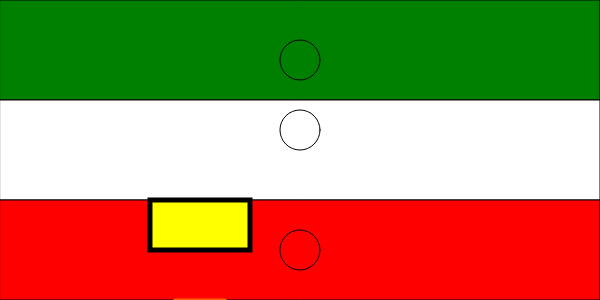
Frame 1 (no input)
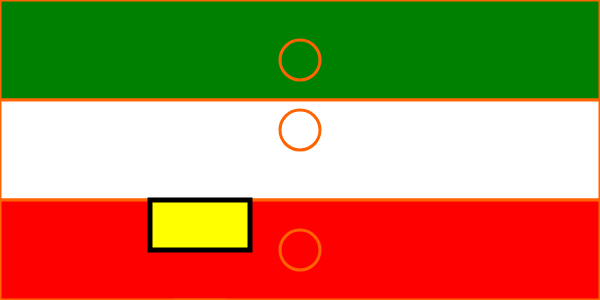
Frame 60 (no input)
Frame 120 (the mouse pressed at the canvas centre since frame 60): identical to frame 60, image omitted

The p5.js sketch that drew these frames (run headless with seeded random() and noise() and a simulated clock; from frame 60 on, the mouse is pressed at the canvas centre):

// p5.js sketch
// ── sketch.js
function setup() {
 createCanvas(600, 300);
}
let x = 300;
function draw() {
 background(255);

 fill(0, 128, 0);
 rect(0, 0, width, height/3);
 circle(x, 60, 40);
 fill(255);
 rect(0, height/3, width, height/3);
 circle(x, 130, 40);
 fill(255, 0, 0);
 rect(0, 2*height/3, width, height/3);
 circle(x, 250, 40);

 strokeWeight(5); 
  stroke(0);      
  fill(255, 255, 0);
  rect(150, 200, 100, 50);

  noFill();     
  stroke(255, 100, 0); 
  strokeWeight(3);
  square(175, 300, 50);
}
